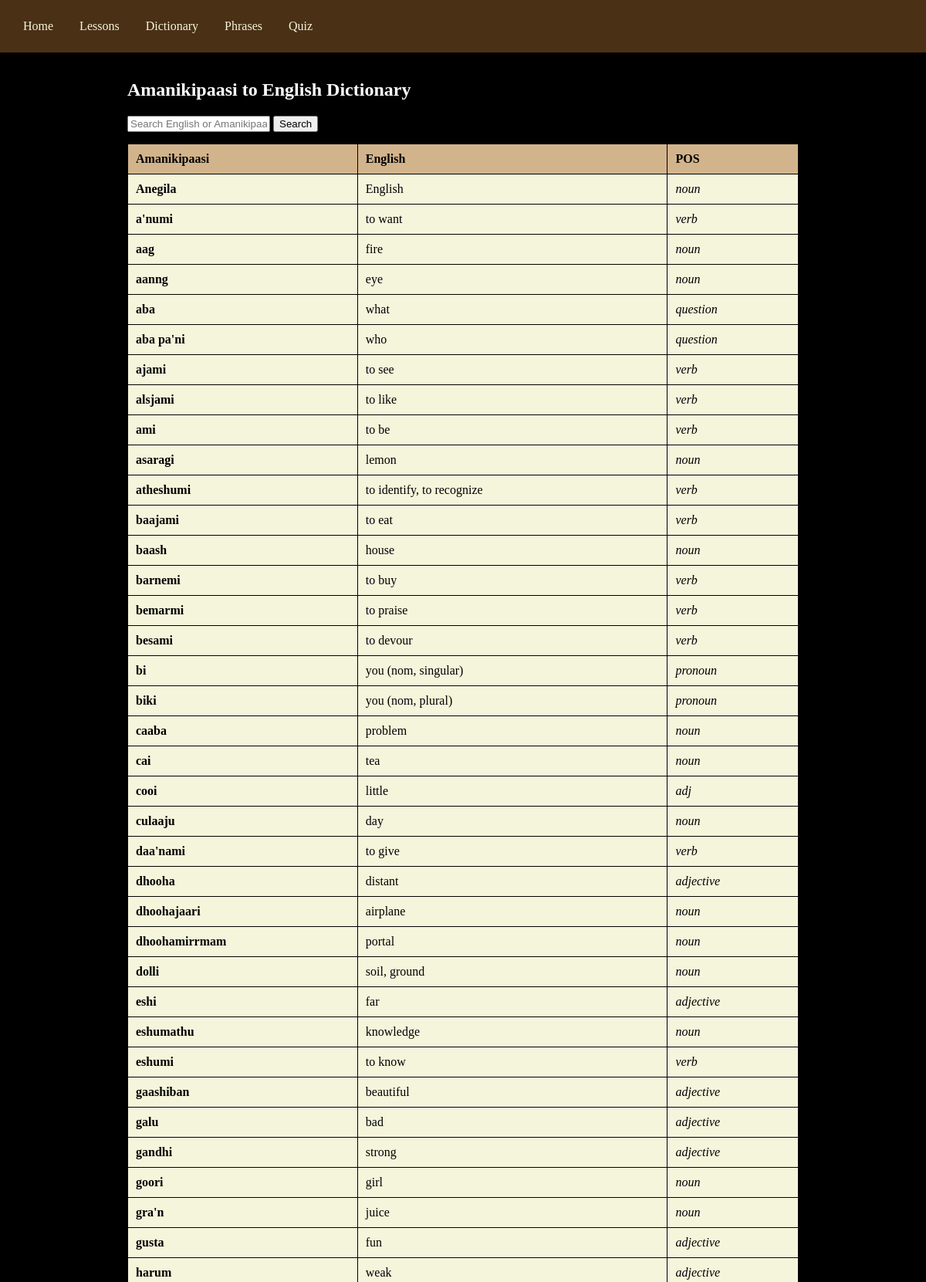
The page /dictionary (upper part) on the database its author committed.
### tables this page shows
CREATE TABLE dictionary (
            id INTEGER PRIMARY KEY AUTOINCREMENT,
            amanikipaasi TEXT NOT NULL,
            english TEXT NOT NULL,
            pos TEXT NOT NULL);

### app.py (the view)
@app.route('/dictionary')
def dictionary():
    db = get_db()
    search = request.args.get('search', '').strip()
    if search:
        query = "SELECT * FROM dictionary WHERE amanikipaasi LIKE ? OR english LIKE ? ORDER BY amanikipaasi ASC"
        words = db.execute(query, (f'%{search}%', f'%{search}%')).fetchall()
    else:
        words = db.execute('SELECT * FROM dictionary ORDER BY amanikipaasi ASC').fetchall()
    return render_template('dictionary.html', words=words, search=search)

### app.py (called while the page is built)
def get_db():
    conn = sqlite3.connect(DATABASE)
    conn.row_factory = sqlite3.Row
    return conn

### templates/dictionary.html
{% extends 'base.html' %}
{% block content %}
    <h2>Amanikipaasi to English Dictionary</h2>
    <form method="GET" action="{{ url_for('dictionary') }}">
        <input type="text" name="search" placeholder="Search English or Amanikipaasi..." value="{{ search }}">
        <button type="submit">Search</button>
    </form>
    <table class="dict-table">
        <thead>
            <tr>
                <th>Amanikipaasi</th>
                <th>English</th>
                <th>POS</th>
            </tr>
        </thead>
        <tbody>
            {% if words %}
                {% for word in words %}
                <tr>
                    <td><strong>{{ word.amanikipaasi }}</strong></td>
                    <td>{{ word.english }}</td>
                    <td><em>{{ word.pos }}</em></td>
                </tr>
                {% endfor %}
            {% else %}
                <tr><td colspan="3">No words found.</td></tr>
            {% endif %}
        </tbody>
    </table>
{% endblock %}

### static/css/style.css (style rules this page uses)
body { font-family: Georgia, Cambria, "Times New Roman", Times, serif; margin: 0; background: #000000; color: #ffffff; }
.dict-table { width: 100%; border-collapse: collapse; margin-top: 15px; color:#000; background:#f5f5dc; }
.dict-table th, .dict-table td { border: 1px solid #000; padding: 10px; text-align: left; }
.dict-table th { background-color: #d2b48c; color: #000; }

### rows shown on the page
dictionary: amanikipaasi "Anegila", english "English", pos "noun"
dictionary: amanikipaasi "a'numi", english "to want", pos "verb"
dictionary: amanikipaasi "aag", english "fire", pos "noun"
dictionary: amanikipaasi "aanng", english "eye", pos "noun"
dictionary: amanikipaasi "aba", english "what", pos "question"
dictionary: amanikipaasi "aba pa'ni", english "who", pos "question"
dictionary: amanikipaasi "ajami", english "to see", pos "verb"
dictionary: amanikipaasi "alsjami", english "to like", pos "verb"
dictionary: amanikipaasi "ami", english "to be", pos "verb"
dictionary: amanikipaasi "asaragi", english "lemon", pos "noun"
dictionary: amanikipaasi "atheshumi", english "to identify, to recognize", pos "verb"
dictionary: amanikipaasi "baajami", english "to eat", pos "verb"
dictionary: amanikipaasi "baash", english "house", pos "noun"
dictionary: amanikipaasi "barnemi", english "to buy", pos "verb"
dictionary: amanikipaasi "bemarmi", english "to praise", pos "verb"
dictionary: amanikipaasi "besami", english "to devour", pos "verb"
dictionary: amanikipaasi "bi", english "you (nom, singular)", pos "pronoun"
dictionary: amanikipaasi "biki", english "you (nom, plural)", pos "pronoun"
dictionary: amanikipaasi "caaba", english "problem", pos "noun"
dictionary: amanikipaasi "cai", english "tea", pos "noun"
dictionary: amanikipaasi "cooi", english "little", pos "adj"
dictionary: amanikipaasi "culaaju", english "day", pos "noun"
dictionary: amanikipaasi "daa'nami", english "to give", pos "verb"
dictionary: amanikipaasi "dhooha", english "distant", pos "adjective"
dictionary: amanikipaasi "dhoohajaari", english "airplane", pos "noun"
dictionary: amanikipaasi "dhoohamirrmam", english "portal", pos "noun"
dictionary: amanikipaasi "dolli", english "soil, ground", pos "noun"
dictionary: amanikipaasi "eshi", english "far", pos "adjective"
dictionary: amanikipaasi "eshumathu", english "knowledge", pos "noun"
dictionary: amanikipaasi "eshumi", english "to know", pos "verb"
dictionary: amanikipaasi "gaashiban", english "beautiful", pos "adjective"
dictionary: amanikipaasi "galu", english "bad", pos "adjective"
dictionary: amanikipaasi "gandhi", english "strong", pos "adjective"
dictionary: amanikipaasi "goori", english "girl", pos "noun"
dictionary: amanikipaasi "gra'n", english "juice", pos "noun"
dictionary: amanikipaasi "gusta", english "fun", pos "adjective"
dictionary: amanikipaasi "harum", english "weak", pos "adjective"
